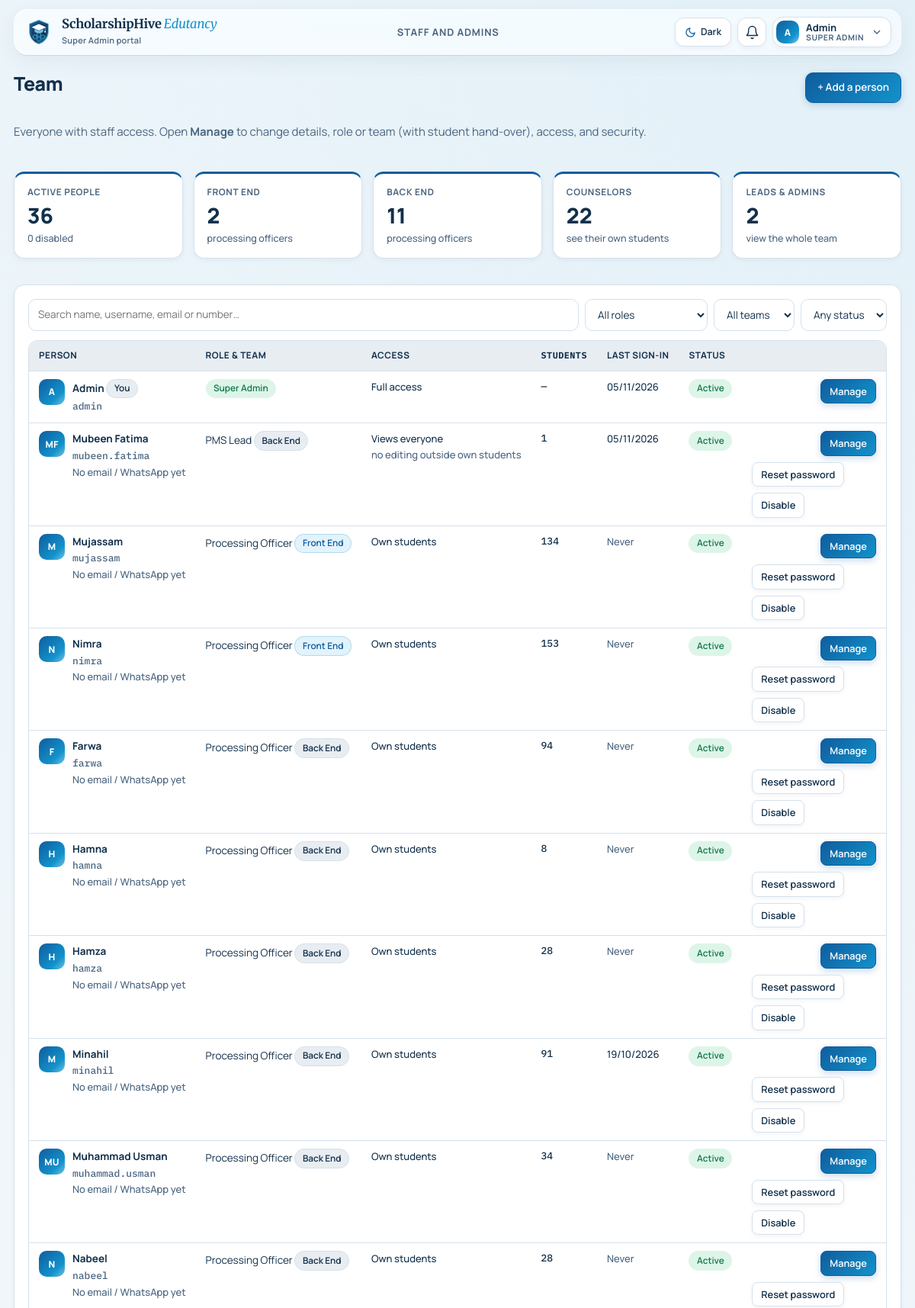
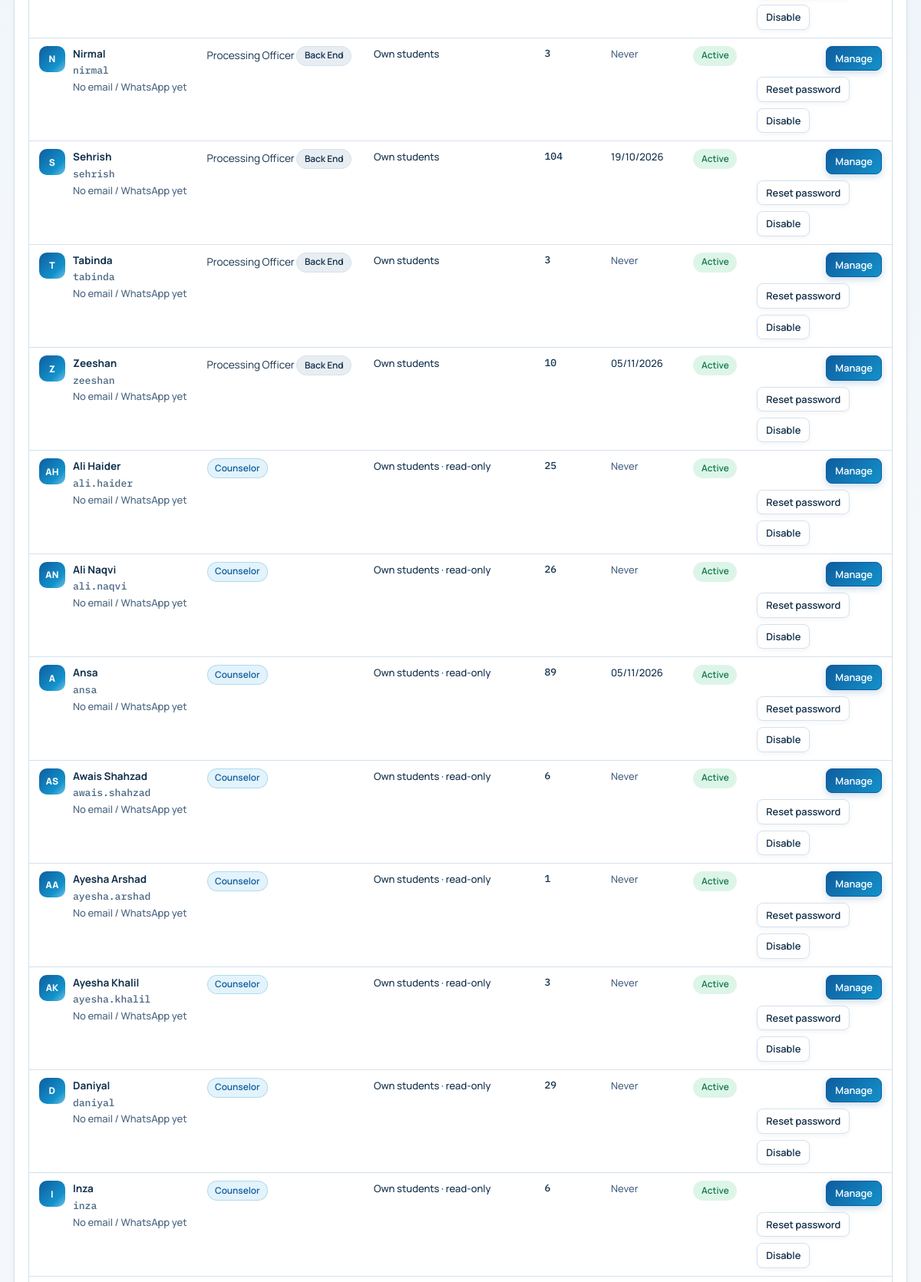
The page /admin/staff.php (signed in, upper part) on the database its author committed (2 pictures, top to bottom).
### tables this page shows
CREATE TABLE "users" (
  id                   INTEGER PRIMARY KEY AUTOINCREMENT,
  name                 TEXT NOT NULL,
  username             TEXT NOT NULL UNIQUE,
  password_hash        TEXT NOT NULL,
  role                 TEXT NOT NULL CHECK(role IN ('super_admin','admin','pms_lead','counselor','processing_staff','officer','student')),
  student_id           INTEGER NULL UNIQUE,
  active               INTEGER NOT NULL DEFAULT 1,
  must_change_password INTEGER NOT NULL DEFAULT 1,
  last_login           TEXT NULL,
  created_at           TEXT NOT NULL, department TEXT DEFAULT 'backend', session_token TEXT NULL, session_started_at TEXT NULL, session_ip TEXT NULL, session_agent TEXT NULL, email TEXT NULL, phone TEXT NULL, branch TEXT NULL, job_title TEXT NULL, permissions TEXT NULL,
  FOREIGN KEY (student_id) REFERENCES students(id) ON DELETE CASCADE
);

### app/auth.php (called while the page is built, shortened)
<?php
function is_admin_role(?string $role): bool {
    return in_array($role, ['super_admin', 'admin'], true);
}
function is_staff_role(?string $role): bool {
    return in_array($role, ['super_admin', 'admin', 'pms_lead', 'processing_staff', 'officer', 'counselor'], true);
}
function role_label(?string $role): string {
    return match ($role) {
        'super_admin'      => 'Super Admin',
        'admin'            => 'Admin',
        'pms_lead'         => 'PMS Lead',
        'processing_staff' => 'Processing Staff',
        'counselor'        => 'Counselor',
        'officer'          => 'Processing Officer',
        'student'          => 'Student',
        default            => ucfirst((string)$role),
    };
}
function role_satisfies(string $actualRole, string $requiredRole): bool {
    if ($requiredRole === 'admin' && in_array($actualRole, ['super_admin', 'admin'], true)) return true;
    return false;
}
function current_user(?string $role = null): ?array {
    static $cache = [];
    $cacheKey = $role ?? '__any__';
    $candidates = [];
    if ($role !== null) {
        foreach ($_SESSION['auth'] as $slot => $sess) {
            if (!empty($sess['uid']) && (role_satisfies((string)($sess['role'] ?? $slot), $role) || $slot === $role)) {
                $candidates[] = [(string)$slot, (int)$sess['uid']];
            }
        }
    }
    foreach ($candidates as [$slot, $uid]) {
        try {
            $row = q("SELECT id, name, username, role, student_id, active, must_change_password, COALESCE(department, 'backend') AS department, session_token FROM users WHERE id = ?", [$uid])->fetch();
        } catch (PDOException) {
            $row = q("SELECT id, name, username, role, student_id, active, must_change_password, COALESCE(department, 'backend') AS department, '' AS session_token FROM users WHERE id = ?", [$uid])->fetch();
            if ($row) $_SESSION['auth'][$slot]['sid'] = '';
        }
        if (single_session_applies((string)$row['role'])) {
            $dbToken = (string)($row['session_token'] ?? '');
        }
        unset($row['session_token']);
        $cache[$cacheKey] = $row;
        return $row;
    }
    return null;
}
function single_session_applies(string $role): bool {
    $scope = (string)setting('single_session_scope', 'staff');
    return is_staff_role($role);
}
function has_bearer_token(): bool {
    $authHeader = $_SERVER['HTTP_AUTHORIZATION'] ?? $_SERVER['REDIRECT_HTTP_AUTHORIZATION'] ?? '';
    return str_starts_with(trim($authHeader), 'Bearer ');
}
function require_role(string $role, bool $allowPasswordChange = false): array {
    global $CONFIG;
    if (!empty($_SESSION['auth']) && is_array($_SESSION['auth'])) {
        foreach ($_SESSION['auth'] as $slot => $sess) {
            $u = current_user($role);
            if ($u && role_satisfies($u['role'], $role)) {
                if (is_staff_role($u['role']) && !has_bearer_token()) {
                    $idleLogoutMin = (int)setting('IDLE_LOGOUT_MINUTES', $CONFIG['idle_logout_minutes'] ?? 20);
                    $idleSeconds = max(60, 60 * $idleLogoutMin);
                    $lastActive = (int)($sess['last'] ?? $_SESSION['staff_last_active'] ?? 0);
                }
                $isBackgroundPoll = !empty($_SERVER['HTTP_X_BACKGROUND_POLL']);
                if (function_exists('enforce_page_permission')) {
                    $bt = debug_backtrace(DEBUG_BACKTRACE_IGNORE_ARGS, 1);
                }
                return $u;
            }
        }
    }
}

### app/db.php (called while the page is built, shortened)
<?php
function db(): PDO {
    static $pdo = null;
    global $CONFIG;
    if ($pdo) return $pdo;
    $opts = [
        PDO::ATTR_ERRMODE            => PDO::ERRMODE_EXCEPTION,
        PDO::ATTR_DEFAULT_FETCH_MODE => PDO::FETCH_ASSOC,
        PDO::ATTR_EMULATE_PREPARES   => false,
    ];
    try {
        if (!empty($CONFIG['dsn'])) {
            $pdo = new PDO($CONFIG['dsn'], null, null, $opts);
        } else {
            $dsn = 'mysql:host=' . $CONFIG['db_host'] . ';dbname=' . $CONFIG['db_name'] . ';charset=utf8mb4';
            $pdo = new PDO($dsn, $CONFIG['db_user'], $CONFIG['db_pass'], $opts);
        }
    } catch (PDOException $e) {
        error_log('DB connection failed: ' . $e->getMessage());
        http_response_code(500);
        exit('The portal cannot reach its database. Check app/config.php.');
    }
    return $pdo;
}
function q(string $sql, array $params = []): PDOStatement {
    $st = db()->prepare($sql);
    $st->execute($params);
    return $st;
}

### app/helpers.php (called while the page is built, shortened)
<?php
function h($v): string { return htmlspecialchars((string)($v ?? ''), ENT_QUOTES | ENT_SUBSTITUTE, 'UTF-8'); }
function fmt_date(?string $d): string {
    return preg_match('/^(\d{4})-(\d{2})-(\d{2})/', $d, $m) ? "$m[3]/$m[2]/$m[1]" : $d;
}
function setting(string $key, mixed $default = null, bool $reload = false): mixed {
    static $cache = null;
    if ($cache === null || $reload) {
        $cache = [];
        try {
            $hasTable = q("SELECT 1 FROM sqlite_master WHERE type='table' AND name='settings'")->fetchColumn();
            if ($hasTable) {
                foreach (q('SELECT key, value FROM settings') as $r) {
                    $cache[$r['key']] = $r['value'];
                }
            }
        } catch (Throwable) {
        }
    }
    if (array_key_exists($key, $cache)) {
        return $cache[$key];
    }
    $env = getenv($key);
    global $CONFIG;
    $lowerKey = strtolower($key);
    return $CONFIG[$lowerKey] ?? $default;
}

### app/config.php (called while the page is built)
<?php
return [
    'db_host' => 'localhost',
    'db_name' => 'CHANGE_ME_database_name',
    'db_user' => 'CHANGE_ME_database_user',
    'db_pass' => 'CHANGE_ME_database_password',
    'app_name' => 'ScholarshipHive Edutancy',
    'base_url' => '',
    'idle_warning_minutes' => (int)(getenv('IDLE_WARNING_MINUTES') ?: 15),
    'idle_logout_minutes'  => (int)(getenv('IDLE_LOGOUT_MINUTES') ?: 20),
    'idle_minutes'         => (int)(getenv('IDLE_LOGOUT_MINUTES') ?: 20),
    'pending_grace_hours'    => (int)(getenv('PENDING_GRACE_HOURS') !== false ? getenv('PENDING_GRACE_HOURS') : 0),
    'pending_reminder_hours' => (int)(getenv('PENDING_REMINDER_HOURS') ?: 48),
    'cron_secret' => getenv('CRON_SECRET') ?: 'ptp_cron_secret_2026_x9a8b7',
    'max_attempts' => 8,
    'timezone' => 'Asia/Karachi',
    'debug' => false,
];

### app/bootstrap.php (called while the page is built, shortened)
<?php
$CONFIG = require APP . '/config.php';
if (is_file(APP . '/config.local.php')) {
    $CONFIG = array_merge($CONFIG, require APP . '/config.local.php');
}
function base_url(): string {
    static $b = null;
    if ($b !== null) return $b;
    $doc = realpath($_SERVER['DOCUMENT_ROOT'] ?? '') ?: '';
    $root = realpath(ROOT) ?: ROOT;
    $b = '';
    if ($doc !== '' && str_starts_with($root, $doc)) {
        $b = str_replace('\\', '/', substr($root, strlen($doc)));
    }
    return $b = rtrim($b, '/');
}
function url(string $path = ''): string { return base_url() . '/' . ltrim($path, '/'); }
require APP . '/db.php';
require APP . '/helpers.php';
require APP . '/auth.php';
require APP . '/staff.php';

### app/config.local.php (called while the page is built, shortened)
<?php
$dbFile = getenv('PORTAL_SQLITE') ?: (__DIR__ . '/portal.sqlite');
return [
    'dsn' => 'sqlite:' . $dbFile,
    'debug' => (getenv('RAILWAY_ENVIRONMENT') || getenv('VERCEL')) ? false : true,
];

### app/staff.php (called while the page is built, shortened)
<?php
function is_officer_like_role(?string $role): bool {
    return in_array($role, ['pms_lead', 'processing_staff', 'officer'], true);
}
function team_label(?string $dept): string {
    return match ($dept) { 'frontend' => 'Front End', 'backend' => 'Back End', 'counselor' => 'Counselling', default => '—' };
}
function user_perms(array $u): array {
    $role = $u['role'] ?? '';
    if ($role === 'super_admin') return array_keys(PERMISSIONS);
    $id = (int)($u['id'] ?? 0);
    $perms = ROLE_DEFAULT_PERMISSIONS[$role] ?? [];
    if (in_array($role, CONFIGURABLE_PERM_ROLES, true) && $id) {
        try { $raw = q('SELECT permissions FROM users WHERE id = ?', [$id])->fetchColumn(); } catch (Throwable) { $raw = null; }
    }
    return $GLOBALS['__perm_cache'][$id] = $perms;
}
function wa_link(?string $phone, string $text = ''): ?string {
    $d = preg_replace('/\D+/', '', (string)$phone);
    if (strlen($d) < 10) return null;
    return 'https://wa.me/' . $d . ($text !== '' ? '?text=' . rawurlencode($text) : '');
}

### admin/staff.php (the view, shortened to what this page needs)
<?php
require __DIR__ . '/../app/bootstrap.php';
require APP . '/layout.php';
$u = require_role('admin');
$isSuper = ($u['role'] === 'super_admin');
$canStaff = user_can($u, 'staff.manage');
$people = q("SELECT u.*,
    (SELECT COUNT(*) FROM students s WHERE s.frontend_officer_id = u.id) AS n_fe,
    (SELECT COUNT(*) FROM students s WHERE s.officer_id = u.id) AS n_be,
    (SELECT COUNT(*) FROM students s WHERE s.assigned_counselor_id = u.id) AS n_cn
  FROM users u WHERE role != 'student'
  ORDER BY CASE role WHEN 'super_admin' THEN 1 WHEN 'admin' THEN 2 WHEN 'pms_lead' THEN 3 WHEN 'processing_staff' THEN 4 WHEN 'officer' THEN 5 ELSE 6 END,
           COALESCE(department, 'backend') DESC, name")->fetchAll();
$cnt = ['active' => 0, 'frontend' => 0, 'backend' => 0, 'counselor' => 0, 'leads' => 0, 'disabled' => 0];
foreach ($people as $p) {
    $cnt['active']++;
    if ($p['role'] === 'counselor') $cnt['counselor']++;
    elseif (in_array($p['role'], ['pms_lead', 'admin', 'super_admin'], true)) $cnt['leads']++;
    if (in_array($p['role'], ['processing_staff', 'officer', 'pms_lead'], true)) $cnt[($p['department'] ?? 'backend') === 'frontend' ? 'frontend' : 'backend']++;
}
?>
<div class="panel-h" style="margin-bottom:6px">
  <h1 style="margin:0">Team</h1>
  <?php if ($isSuper): ?><a class="btn primary" href="#add-person" data-open-add>+ Add a person</a><?php endif; ?>
</div>
<p class="muted" style="margin-top:0">Everyone with staff access. <?= $isSuper ? 'Open <b>Manage</b> to change details, role or team (with student hand-over), access, and security.' : 'Only the Super Admin can add people or change roles.' ?></p>
<div class="kpis" style="margin:14px 0">
  <div class="kpi"><div class="l">Active people</div><div class="v"><?= $cnt['active'] ?></div><div class="s"><?= $cnt['disabled'] ?> disabled</div></div>
  <div class="kpi"><div class="l">Front End</div><div class="v"><?= $cnt['frontend'] ?></div><div class="s">processing officers</div></div>
  <div class="kpi"><div class="l">Back End</div><div class="v"><?= $cnt['backend'] ?></div><div class="s">processing officers</div></div>
  <div class="kpi"><div class="l">Counselors</div><div class="v"><?= $cnt['counselor'] ?></div><div class="s">see their own students</div></div>
  <div class="kpi"><div class="l">Leads &amp; admins</div><div class="v"><?= $cnt['leads'] ?></div><div class="s">view the whole team</div></div>
</div>
<section class="panel">
  <div class="team-filters" data-team-filter>
    <input type="search" placeholder="Search name, username, email or number…" data-tf-q aria-label="Search people">
    <select data-tf-role aria-label="Role"><option value="">All roles</option></select>
    <select data-tf-team aria-label="Team"><option value="">All teams</option><option value="frontend">Front End</option><option value="backend">Back End</option></select>
    <select data-tf-status aria-label="Status"><option value="">Any status</option><option value="1">Active</option><option value="0">Disabled</option></select>
  </div>
  <div class="tbl"><table class="team-tbl">
    <thead><tr><th>Person</th><th>Role &amp; team</th><th>Access</th><th class="num">Students</th><th>Last sign-in</th><th>Status</th><th></th></tr></thead>
    <tbody>
    <?php foreach ($people as $p):
        $dept = $p['department'] ?: 'backend';
        $role = $p['role'] === 'officer' ? 'processing_staff' : $p['role'];
        $officerLike = is_officer_like_role($p['role']);
        $perms = user_perms($p);
        $search = strtolower($p['name'] . ' ' . $p['username'] . ' ' . ($p['email'] ?? '') . ' ' . preg_replace('/\D/', '', (string)($p['phone'] ?? '')));
        $waP = wa_link($p['phone'] ?? null);
    ?>
      <tr data-q="<?= h($search) ?>" data-role="<?= h($role) ?>" data-team="<?= $officerLike ? h($dept) : '' ?>" data-active="<?= (int)$p['active'] ?>" class="<?= (int)$p['active'] ? '' : 'is-off' ?>">
        <td>
          <div class="person">
            <span class="avatar sm"><?= h(user_initials($p['name'])) ?></span>
            <div>
              <b><?= h($p['name']) ?></b><?= (int)$p['id'] === (int)$u['id'] ? ' <span class="pill sm">You</span>' : '' ?>
              <div class="small muted"><span class="mono"><?= h($p['username']) ?></span><?= $p['job_title'] ? ' · ' . h($p['job_title']) : '' ?><?= $p['branch'] ? ' · ' . h($p['branch']) : '' ?></div>
              <div class="small">
                <?php if (empty($p['email']) && !$waP && $p['role'] !== 'super_admin'): ?><span class="muted">No email / WhatsApp yet</span><?php endif; ?>
              </div>
            </div>
          </div>
        </td>
        <td>
          <?php if (is_admin_role($p['role'])): ?><span class="pill ok"><?= h(role_label($p['role'])) ?></span>
          <?php elseif ($p['role'] === 'counselor'): ?><span class="pill acc">Counselor</span>
          <?php else: ?><?= h(STAFF_ROLE_OPTIONS[$role] ?? role_label($role)) ?> <span class="pill sm <?= $dept === 'frontend' ? 'acc' : '' ?>"><?= h(team_label($dept)) ?></span><?php endif; ?>
        </td>
        <td class="small">
          <?php if ($p['role'] === 'super_admin'): ?>Full access
          <?php elseif (in_array($p['role'], CONFIGURABLE_PERM_ROLES, true)):
              $extra = array_diff($perms, ['reports.view']); ?>
            Views everyone<?= $extra ? '<br><span class="muted">+ ' . h(implode(', ', array_map(fn($k) => PERMISSIONS[$k][0], $extra))) . '</span>' : '<br><span class="muted">no editing outside own students</span>' ?>
          <?php elseif ($p['role'] === 'counselor'): ?>Own students · read-only
          <?php else: ?>Own students<?php endif; ?>
        </td>
        <td class="num small">
          <?php if ($officerLike): ?><a href="<?= h(url('admin/officers.php?id=' . $p['id'])) ?>" title="Open caseload"><?= (int)$p['n_fe'] + (int)$p['n_be'] ?></a>
          <?php elseif ($p['role'] === 'counselor'): ?><?= (int)$p['n_cn'] ?: '—' ?>
          <?php else: ?>—<?php endif; ?>
        </td>
        <td class="small"><?= $p['last_login'] ? h(fmt_date(substr($p['last_login'], 0, 10))) : '<span class="muted">Never</span>' ?></td>
        <td><span class="pill <?= $p['active'] ? 'ok' : 'bad' ?>"><?= $p['active'] ? 'Active' : 'Disabled' ?></span></td>
        <td><div class="row-actions" style="justify-content:flex-end">
          <a class="btn sm <?= $isSuper ? 'primary' : '' ?>" href="<?= h(url('admin/staff_member.php?id=' . $p['id'])) ?>"><?= $isSuper ? 'Manage' : 'View' ?></a>
          <?php if ((int)$p['id'] !== (int)$u['id'] && ($isSuper || ($canStaff && !is_admin_role($p['role'])))): ?>
            <form method="post" class="row-actions"><?= csrf_field() ?><input type="hidden" name="id" value="<?= (int)$p['id'] ?>">
              <button class="btn sm" name="action" value="reset" title="Create a new temporary password">Reset password</button>
              <?php if ($p['role'] !== 'super_admin'): ?><button class="btn sm" name="action" value="toggle" <?= $p['active'] ? "onclick=\"return confirm('Disable " . h(addslashes($p['name'])) . "? They will be signed out.')\"" : '' ?>><?= $p['active'] ? 'Disable' : 'Enable' ?></button><?php endif; ?>
            </form>
          <?php endif; ?>
        </div></td>
      </tr>
    <?php endforeach; ?>
    </tbody>
  </table></div>
</section>

### rows shown on the page
users: name "A", name "Admin", shows "You", username "admin", role "Super Admin", shows "Full access", last_login "05/11/2026", active "Active", shows "Manage"
users: name "MF", name "Mubeen Fatima", username "mubeen.fatima", shows "No email / WhatsApp yet", role "PMS Lead", department "Back End", shows "Views everyone", shows "no editing outside own students", n_be "1", last_login "05/11/2026", active "Active", shows "Manage"
users: name "M", name "Mujassam", username "mujassam", shows "No email / WhatsApp yet", role "Processing Officer", department "Front End", shows "Own students", n_be "134", shows "Never", active "Active", shows "Manage"
users: name "N", name "Nimra", username "nimra", shows "No email / WhatsApp yet", role "Processing Officer", department "Front End", shows "Own students", n_be "153", shows "Never", active "Active", shows "Manage"
users: name "F", name "Farwa", username "farwa", shows "No email / WhatsApp yet", role "Processing Officer", department "Back End", shows "Own students", n_be "94", shows "Never", active "Active", shows "Manage"
users: name "H", name "Hamna", username "hamna", shows "No email / WhatsApp yet", role "Processing Officer", department "Back End", shows "Own students", n_be "8", shows "Never", active "Active", shows "Manage"
users: name "H", name "Hamza", username "hamza", shows "No email / WhatsApp yet", role "Processing Officer", department "Back End", shows "Own students", n_be "28", shows "Never", active "Active", shows "Manage"
users: name "M", name "Minahil", username "minahil", shows "No email / WhatsApp yet", role "Processing Officer", department "Back End", shows "Own students", n_be "91", last_login "19/10/2026", active "Active", shows "Manage"
users: name "MU", name "Muhammad Usman", username "muhammad.usman", shows "No email / WhatsApp yet", role "Processing Officer", department "Back End", shows "Own students", n_be "34", shows "Never", active "Active", shows "Manage"
users: name "N", name "Nabeel", username "nabeel", shows "No email / WhatsApp yet", role "Processing Officer", department "Back End", shows "Own students", n_be "28", shows "Never", active "Active", shows "Manage"
users: name "N", name "Nirmal", username "nirmal", shows "No email / WhatsApp yet", role "Processing Officer", department "Back End", shows "Own students", n_be "3", shows "Never", active "Active", shows "Manage"
users: name "S", name "Sehrish", username "sehrish", shows "No email / WhatsApp yet", role "Processing Officer", department "Back End", shows "Own students", n_be "104", last_login "19/10/2026", active "Active", shows "Manage"
users: name "T", name "Tabinda", username "tabinda", shows "No email / WhatsApp yet", role "Processing Officer", department "Back End", shows "Own students", n_be "3", shows "Never", active "Active", shows "Manage"
users: name "Z", name "Zeeshan", username "zeeshan", shows "No email / WhatsApp yet", role "Processing Officer", department "Back End", shows "Own students", n_be "10", last_login "05/11/2026", active "Active", shows "Manage"
users: name "AH", name "Ali Haider", username "ali.haider", role "No email / WhatsApp yet", n_cn "25", shows "Never", active "Active", shows "Manage"
users: name "AN", name "Ali Naqvi", username "ali.naqvi", role "No email / WhatsApp yet", n_cn "26", shows "Never", active "Active", shows "Manage"
users: name "A", name "Ansa", username "ansa", role "No email / WhatsApp yet", n_cn "89", last_login "05/11/2026", active "Active", shows "Manage"
users: name "AS", name "Awais Shahzad", username "awais.shahzad", role "No email / WhatsApp yet", n_cn "6", shows "Never", active "Active", shows "Manage"
users: name "AA", name "Ayesha Arshad", username "ayesha.arshad", role "No email / WhatsApp yet", n_cn "1", shows "Never", active "Active", shows "Manage"
users: name "AK", name "Ayesha Khalil", username "ayesha.khalil", role "No email / WhatsApp yet", n_cn "3", shows "Never", active "Active", shows "Manage"
users: name "D", name "Daniyal", username "daniyal", role "No email / WhatsApp yet", n_cn "29", shows "Never", active "Active", shows "Manage"
users: name "I", name "Inza", username "inza", role "No email / WhatsApp yet", n_cn "6", shows "Never", active "Active", shows "Manage"

### other values the page prints
$sub "Super Admin portal"
nav_items($u['role'])[$self] "STAFF AND ADMINS"
user_initials((string)$u['name']) "A"
$u['name'] "Admin"
$roleBadge "SUPER ADMIN"
$cnt['active'] "36"
$cnt['disabled'] "0"
$cnt['frontend'] "2"
$cnt['backend'] "11"
$cnt['counselor'] "22"
$cnt['leads'] "2"
